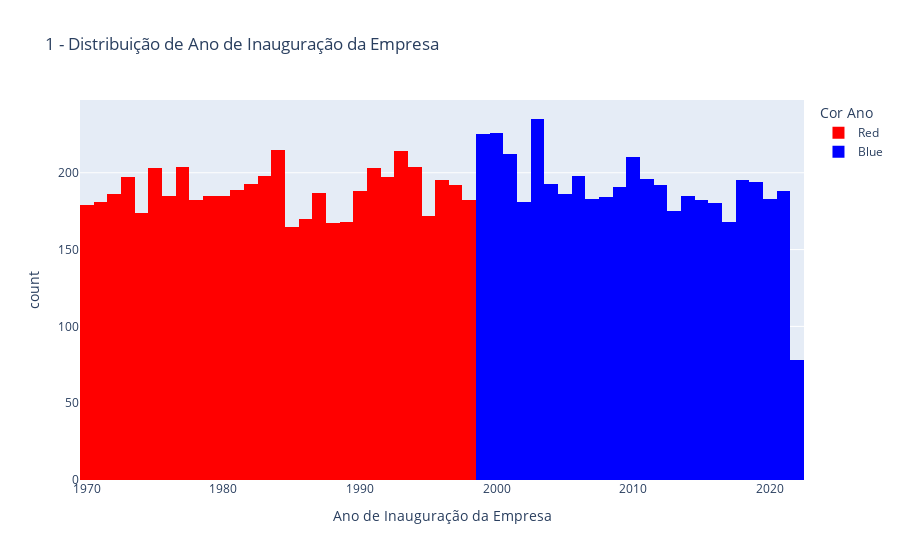
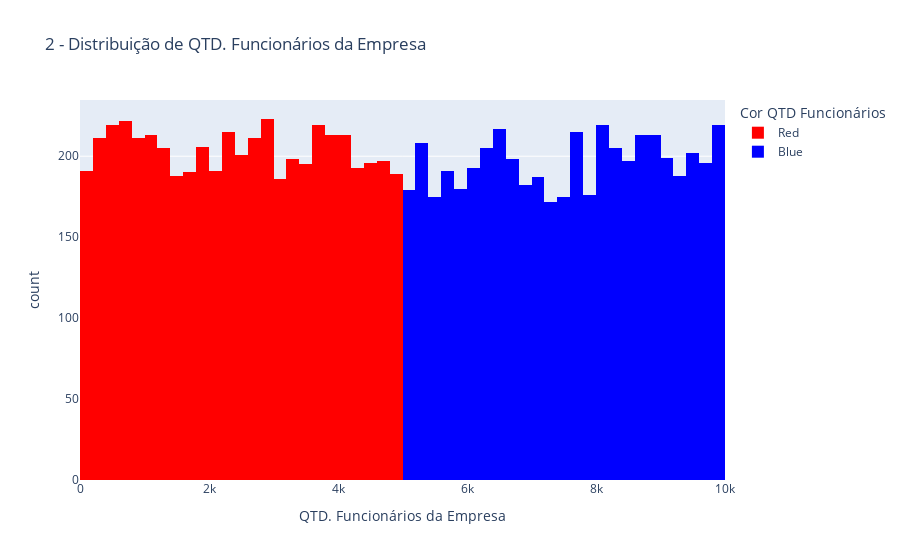

Notebook code for these charts, in order:
### Markdown cell above
## <strong>Estrutura do Notebook💻: </strong>

Vamos explorar o notebook usando:

- plotly.express as px <br>
<img src="https://img.shields.io/badge/Plotly-Interactive%20Visualization-3F4F75?logo=plotly&logoColor=white" />

### Code cell
# 💻 Passo 9 — Manipular notebook 👇
# escreva aqui 👇

df = base_dados_updated_traduzida
df["Cor Ano"] = df["Ano de Inauguração da Empresa"].apply(lambda x: "Red" if (x < 1999) else "Blue")
df["Cor QTD Funcionários"] = df["QTD. Funcionários da Empresa"].apply(lambda x: "Red" if (x < 5000) else "Blue")

for indice_coluna, coluna in enumerate(["Ano de Inauguração da Empresa","QTD. Funcionários da Empresa"]):
    fig = px.histogram(
        df,
        x=coluna,
        color="Cor Ano" if (coluna == "Ano de Inauguração da Empresa") else "Cor QTD Funcionários",
        color_discrete_map={"Red": "red", "Blue": "blue"},
        title=f"{indice_coluna+1} - Distribuição de {coluna}")
    fig.show()

### Figure 1 — Plotly figure (JSON) as saved in the notebook; plotly's stock layout.template omitted (floating-point values rounded to 4 significant figures; data arrays with more than 128 entries replaced by an {"elided": "..."} marker saying what was removed)
{"data": [{"bingroup": "x", "hovertemplate": "Cor Ano=Red<br>Ano de Inauguração da Empresa=%{x}<br>count=%{y}<extra></extra>", "legendgroup": "Red", "marker": {"color": "red", "pattern": {"shape": ""}}, "name": "Red", "orientation": "v", "showlegend": true, "type": "histogram", "x": {"elided": "5460 int values"}, "xaxis": "x", "yaxis": "y"}, {"bingroup": "x", "hovertemplate": "Cor Ano=Blue<br>Ano de Inauguração da Empresa=%{x}<br>count=%{y}<extra></extra>", "legendgroup": "Blue", "marker": {"color": "blue", "pattern": {"shape": ""}}, "name": "Blue", "orientation": "v", "showlegend": true, "type": "histogram", "x": {"elided": "4540 int values"}, "xaxis": "x", "yaxis": "y"}], "layout": {"barmode": "relative", "legend": {"title": {"text": "Cor Ano"}, "tracegroupgap": 0}, "title": {"text": "1 - Distribuição de Ano de Inauguração da Empresa"}, "xaxis": {"anchor": "y", "domain": [0, 1], "title": {"text": "Ano de Inauguração da Empresa"}}, "yaxis": {"anchor": "x", "domain": [0, 1], "title": {"text": "count"}}}}

### Figure 2 — Plotly figure (JSON) as saved in the notebook; plotly's stock layout.template omitted (floating-point values rounded to 4 significant figures; data arrays with more than 128 entries replaced by an {"elided": "..."} marker saying what was removed)
{"data": [{"bingroup": "x", "hovertemplate": "Cor QTD Funcionários=Red<br>QTD. Funcionários da Empresa=%{x}<br>count=%{y}<extra></extra>", "legendgroup": "Red", "marker": {"color": "red", "pattern": {"shape": ""}}, "name": "Red", "orientation": "v", "showlegend": true, "type": "histogram", "x": {"elided": "5096 int values"}, "xaxis": "x", "yaxis": "y"}, {"bingroup": "x", "hovertemplate": "Cor QTD Funcionários=Blue<br>QTD. Funcionários da Empresa=%{x}<br>count=%{y}<extra></extra>", "legendgroup": "Blue", "marker": {"color": "blue", "pattern": {"shape": ""}}, "name": "Blue", "orientation": "v", "showlegend": true, "type": "histogram", "x": {"elided": "4904 int values"}, "xaxis": "x", "yaxis": "y"}], "layout": {"barmode": "relative", "legend": {"title": {"text": "Cor QTD Funcionários"}, "tracegroupgap": 0}, "title": {"text": "2 - Distribuição de QTD. Funcionários da Empresa"}, "xaxis": {"anchor": "y", "domain": [0, 1], "title": {"text": "QTD. Funcionários da Empresa"}}, "yaxis": {"anchor": "x", "domain": [0, 1], "title": {"text": "count"}}}}
